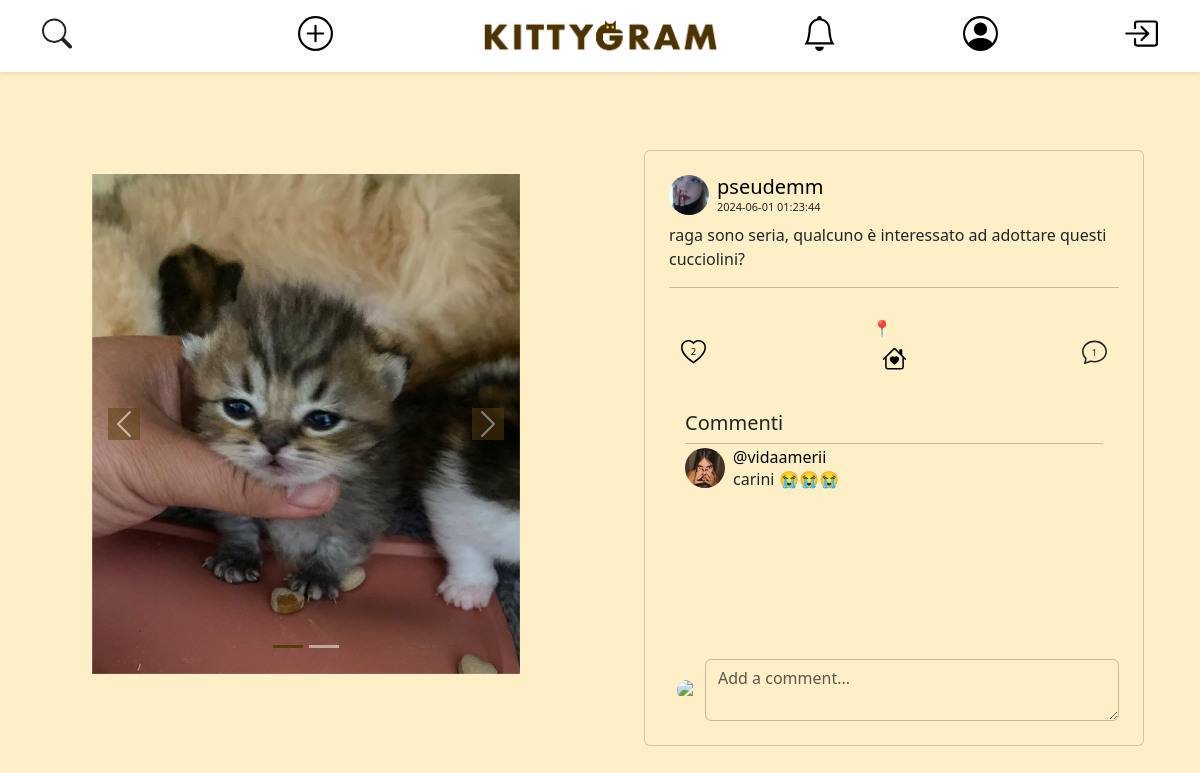
The page /open-post.php?post_id=26 on the database its author committed.
### tables this page shows
CREATE TABLE IF NOT EXISTS ADOPTION (
    post_id INT PRIMARY KEY,
    adopted BOOLEAN NOT NULL DEFAULT 0,
    city_id INT NOT NULL
);

CREATE TABLE IF NOT EXISTS POST (
    post_id INT AUTO_INCREMENT PRIMARY KEY,
    description VARCHAR(100) NOT NULL,
    date DATETIME NOT NULL,
    user_id INT NOT NULL
);

CREATE TABLE IF NOT EXISTS ACCOUNT (
    user_id INT AUTO_INCREMENT PRIMARY KEY,
    username VARCHAR(25) NOT NULL UNIQUE,
    email VARCHAR(319) NOT NULL UNIQUE,
    password VARCHAR(512) NOT NULL,  
    salt VARCHAR(512) NOT NULL,
    first_name VARCHAR(25) NOT NULL,
    last_name VARCHAR(25) NOT NULL,
    user_bio VARCHAR(255) NOT NULL DEFAULT " ",
    profile_pic_id INT DEFAULT 1,
    city_id INT
);

CREATE TABLE IF NOT EXISTS MEDIA (
    media_id INT AUTO_INCREMENT PRIMARY KEY,
    file_name VARCHAR(255) NOT NULL,
    post_id INT
);

CREATE TABLE IF NOT EXISTS COMMENT (
    comment_id INT AUTO_INCREMENT,
    post_id INT NOT NULL,
    user_id INT NOT NULL,
    message VARCHAR(200) NOT NULL,
    date DATETIME NOT NULL,
    PRIMARY KEY (comment_id, post_id)
);

### db-config.php (called while the page is built, shortened)
<?php
$dbname = "kittygram";
require_once("db/database.php");
$dbh = new DatabaseHelper($dbname);

### db/database.php (called while the page is built, shortened)
<?php
class DatabaseHelper
{
    private $db;
    public function __construct($dbname, $servername = "localhost", $username = "root", $password = "", $port = 3306)
    {
        $this->db = new mysqli($servername, $username, $password, $dbname, $port);
    }
    public function getAccountFromUsername($username)
    {
        $query = "SELECT user_id as id, username, file_name as pic, first_name, last_name, user_bio, email FROM account
                    LEFT JOIN media ON account.profile_pic_id = media.media_id
                    WHERE account.username = ?
                    LIMIT 1;";
        $stmt = $this->db->prepare($query);
        $stmt->bind_param("s", $username);
        $stmt->execute();
        $result = $stmt->get_result();
        return $result->fetch_all(MYSQLI_ASSOC)[0];
    }
    public function getAccountFromId($user_id)
    {
        $query = "SELECT user_id as id, username, file_name as pic, first_name, last_name, user_bio, email FROM account
                    LEFT JOIN media ON account.profile_pic_id = media.media_id
                    WHERE account.user_id = ?
                    LIMIT 1;";
        $stmt = $this->db->prepare($query);
        $stmt->bind_param("i", $user_id);
        $stmt->execute();
        $result = $stmt->get_result();
        return $result->fetch_all(MYSQLI_ASSOC)[0];
    }
    public function getNotificationsById($user_id)
    {
        $query = "
            SELECT notification_id,message,post_id,from_user_id as user_from_id,ur.username as username_from,seen,
            for_user_id as user_for_id,ui.username as username_for
            FROM NOTIFICATION INNER JOIN ACCOUNT ui ON NOTIFICATION.for_user_id = ui.user_id
            INNER JOIN ACCOUNT ur ON NOTIFICATION.from_user_id = ur.user_id
            WHERE NOTIFICATION.for_user_id = ? AND NOTIFICATION.seen = 0
            ORDER BY date DESC, notification_id
        ";
        $stmt = $this->db->prepare($query);
        $stmt->bind_param('i', $user_id);
        $stmt->execute();
        $result = $stmt->get_result();
        return $result->fetch_all(MYSQLI_ASSOC);
    }
    public function getNumLikes($post_id) {
        $query = "SELECT COUNT(*) FROM post_like WHERE post_id = ?";
        $stmt = $this->db->prepare($query);
        $stmt->bind_param("i", $post_id);
        $stmt->execute();
        $stmt->bind_result($num_likes);
        return isset($num_likes) ? $num_likes : 0;
    }
    public function userLikesPost($idPost, $userId)
    {
        $query = "
            SELECT COUNT(*) AS numberLikes
            FROM post_like
            WHERE user_id = ? AND post_id = ?
        ";
        $stmt = $this->db->prepare($query);
        $stmt->bind_param("ii", $userId, $idPost);
        $stmt->execute();
        $result = $stmt->get_result();
        $row = $result->fetch_assoc();
        return $row["numberLikes"];
    }
    function getMediasByPostId($post_id)
    {
        $query = "SELECT file_name FROM MEDIA WHERE post_id = ?";
        $stmt = $this->db->prepare($query);
        $stmt->bind_param("i", $post_id);
        $stmt->execute();
        $result = $stmt->get_result();
        $files = [];
        while ($row = $result->fetch_assoc()) {
            $files[] = $row['file_name'];
        }
        return $files;
    }
    private function getComments($post_id)
    {
        $query = "SELECT `username`, `file_name` as 'profile_pic', `message`, `date` FROM `comment`
                    LEFT JOIN (account LEFT JOIN media on account.profile_pic_id = media.media_id)
                        ON comment.user_id = account.user_id
                    WHERE comment.post_id = ?;";
        $stmt = $this->db->prepare($query);
        $stmt->bind_param("i", $post_id);
        $stmt->execute();
        $result = $stmt->get_result();
        return $result->fetch_all(MYSQLI_ASSOC);
    }
    public function isAdoption($post_id)
    {
        $query = "SELECT COUNT(*) as count
              FROM adoption
              WHERE post_id = ?";
        $stmt = $this->db->prepare($query);
        $stmt->bind_param("i", $post_id);
        $stmt->execute();
        $result = $stmt->get_result()->fetch_assoc();
        return $result['count'] > 0;
    }
    public function getAdoption($post_id)
    {
        $query = "SELECT post.post_id, description, date, user_id, adopted, city_name
                    FROM adoption
                    LEFT JOIN post ON adoption.post_id = post.post_id
                    LEFT JOIN city ON adoption.city_id = city.city_id
                    WHERE adoption.post_id = ?
                    LIMIT 1;";
        $stmt = $this->db->prepare($query);
        $stmt->bind_param("i", $post_id);
        $stmt->execute();
        $result = $stmt->get_result()->fetch_all(MYSQLI_ASSOC)[0];
        if (isset($result['user_id'])) {
            $result['owner'] = $this->getAccountFromId($result['user_id']);
            $result['media'] = $this->getMediasByPostId($post_id);
            $result['comment'] = $this->getComments($post_id);
        }
        return $result;
    }
}

### open-post.php (the view, shortened to what this page needs)
<?php
require_once ("db-config.php");
if (isset($_GET['post_id'])) {
    $post_id = $_GET['post_id'];
    $isAdoption = $dbh->isAdoption($post_id);
    if ($isAdoption) {
        $currentPost = $dbh->getAdoption($post_id);
    } else {
        $currentPost = $dbh->getPost($post_id);
    }
}
if (isset($currentPost)):
    ?>
    <!Doctype html>
    <html lang="en">
    <head>
        <link href="https://cdn.jsdelivr.net/npm/bootstrap@5.3.3/dist/css/bootstrap.min.css" rel="stylesheet"
>
        <link rel="stylesheet" href="css/style.css">
        <?php echo require_once ("./components/navbar.php") ?>
        <?php $viewer = $dbh->getAccountFromUsername($_SESSION['username']); ?>
    </head>
    <body>
        <div class="container-fluid py-4 d-flex justify-content-center align-items-center min-vh-100">
            <div class="row auto-cols w-100">
                <div class="col mt-5 mb-5 py-4 d-flex justify-content-center">
                    <?php
                    $images = $currentPost["media"];
                    if (count($currentPost["media"]) > 1): ?>
                        <div id="carousel-<?php echo $currentPost['post_id']; ?>" class="carousel slide">
                            <div class="carousel-indicators">
                                <?php foreach ($images as $index => $image): ?>
                                    <button type="button" data-bs-target="#carousel-<?php echo $currentPost['post_id']; ?>"
                                        data-bs-slide-to="<?php echo $index; ?>" class="<?php echo $index === 0 ? 'active' : ''; ?>"
                                        aria-current="<?php echo $index === 0 ? 'true' : 'false'; ?>"
                                        aria-label="Slide <?php echo $index + 1; ?>"></button>
                                <?php endforeach; ?>
                            </div>
                            <div class="carousel-inner">
                                <?php foreach ($images as $index => $image): ?>
                                    <div class="carousel-item <?php echo $index === 0 ? 'active' : ''; ?>">
                                        <img src="./img/<?php echo $image; ?>" class="d-block w-100 h-100 post-image"
                                            alt="Post Image">
                                    </div>
                                <?php endforeach; ?>
                            </div>
                            <button class="carousel-control-prev" type="button"
                                data-bs-target="#carousel-<?php echo $currentPost['post_id']; ?>" data-bs-slide="prev">
                                <span class="carousel-control-prev-icon" aria-hidden="true"></span>
                            </button>
                            <button class="carousel-control-next" type="button"
                                data-bs-target="#carousel-<?php echo $currentPost['post_id']; ?>" data-bs-slide="next">
                                <span class="carousel-control-next-icon" aria-hidden="true"></span>
                            </button>
                        </div>
                    <?php else: ?>
                        <img src="./img/<?php echo $images[0]; ?>" alt="Post Image" class="border border-dark post-image">
                    <?php endif; ?>
                </div>
                <div class="col mt-5 d-flex justify-content-center">
                    <div class="card p-4">
                        <div class="mb-1 d-flex align-items-center">
                            <img src="img/<?php echo $currentPost['owner']['pic'] ?>" class="avatar rounded-circle me-2"
                                alt="Avatar utente">
                            <div>
                                <a href="open-profile.php?username=<?php echo $currentPost['owner']['username']; ?>"
                                    class="custom-link">
                                    <h5 class="mb-0"><?php echo $currentPost['owner']['username'] ?></h5>
                                </a>
                                <p class="mb-0 smaller-text"><?php echo $currentPost['date'] ?></p>
                            </div>
                        </div>
                        <p class="mb-0 mt-1 text-start"> <?php echo $currentPost['description'] ?></p>
                        <hr class="my-3 border-dark">
                        <nav class="navbar navbar-expand mt-1">
                            <div class="container-fluid">
                                <?php
                                $liked = $dbh->userLikesPost($currentPost["post_id"], $_SESSION["user_id"]);
                                $likedClass = $liked ? 'liked' : '';
                                ?>
                                <div class="like-icon <?php echo $likedClass ?>"
                                    data-post-id="<?php echo $currentPost["post_id"]; ?>"
                                    data-owner-id="<?php echo $currentPost["user_id"]; ?>">
                                    <svg width="25" height="25" xmlns="http://www.w3.org/2000/svg" viewBox="0 0 16 16">
                                        <path
                                            d="<?php echo $likedClass == 'liked' ? 'M8 1.314C12.438-3.248 23.534 4.735 8 15-7.534 4.736 3.562-3.248 8 1.314' : 'm8 2.748-.717-.737C5.6.281 2.514.878 1.4 3.053c-.523 1.023-.641 2.5.314 4.385.92 1.815 2.834 3.989 6.286 6.357 3.452-2.368 5.365-4.542 6.286-6.357.955-1.886.838-3.362.314-4.385C13.486.878 10.4.28 8.717 2.01zM8 15C-7.333 4.868 3.279-3.04 7.824 1.143q.09.083.176.171a3 3 0 0 1 .176-.17C12.72-3.042 23.333 4.867 8 15'; ?>" />
                                            <text x="8" y="8" fill="black" font-size="6" text-anchor="middle" alignment-baseline="middle"><?php echo $dbh->getNumLikes($post_id) ?></text>
                                    </svg>
                                </div>
                                <?php if ($isAdoption): ?>
                                    <?php if ($_SESSION['user_id'] != $currentPost['user_id']): ?>
                                        <?php if (!$currentPost['adopted']): ?>
                                            <div class="d-flex flex-column align-items-center mb-3">
                                                <span class="mb-1 fw-bold me-4">📍<?php echo $currentPost['city_name'] ?></span>
                                                <div class="adoption-icon" data-bs-toggle="modal" data-bs-target="#adoption-modal"
                                                    data-post-id="<?php echo $currentPost['post_id'] ?>"
                                                    data-owner="<?php echo $currentPost['owner']['username'] ?>">
                                                </div>
                                            </div>
                                        <?php endif; ?>
                                    <?php endif; ?>
                                <?php endif; ?>
                                <svg xmlns="http://www.w3.org/2000/svg" width="25" height="25" fill="currentColor" class="bi bi-chat" viewBox="0 0 16 16" id="commentIcon">
                                    <path
                                        d="M2.678 11.894a1 1 0 0 1 .287.801 11 11 0 0 1-.398 2c1.395-.323 2.247-.697 2.634-.893a1 1 0 0 1 .71-.074A8 8 0 0 0 8 14c3.996 0 7-2.807 7-6s-3.004-6-7-6-7 2.808-7 6c0 1.468.617 2.83 1.678 3.894m-.493 3.905a22 22 0 0 1-.713.129c-.2.032-.352-.176-.273-.362a10 10 0 0 0 .244-.637l.003-.01c.248-.72.45-1.548.524-2.319C.743 11.37 0 9.76 0 8c0-3.866 3.582-7 8-7s8 3.134 8 7-3.582 7-8 7a9 9 0 0 1-2.347-.306c-.52.263-1.639.742-3.468 1.105" />
                                    <text x="8" y="9" font-size="6" text-anchor="middle" alignment-baseline="middle"><?php echo count($currentPost['comment']) ?></text>
                                </svg>
                            </div>
                        </nav>
                        <div class="card-body">
                            <h5 class="card-title text-start">Commenti</h5>
                            <hr class="my-1 border-transparent">
                            <div class="comment-container">
                                <?php foreach ($currentPost['comment'] as $comment): ?>
                                    <div class="d-flex mb-3">
                                        <img src="img/<?php echo $comment['profile_pic'] ?>" class="avatar rounded-circle me-2"
                                            alt="Avatar utente">
                                        <div>
                                            <a href="open-profile.php?username=<?php echo $comment['username']; ?>"
                                                class="custom-link">
                                                <h6 class="mb-0">@<?php echo $comment['username'] ?></h6>
                                            </a>
                                            <p class="mb-0"><?php echo $comment['message'] ?></p>
                                        </div>
                                    </div>
                                <?php endforeach; ?>
                            </div>
                        </div>
                        <form id="commentForm" class="w-100">
                                <div class="d-flex align-items-center justify-content-center">
                                    <img src="img/<?php echo $viewer['pic'] ?>"
                                        class="small-avatar rounded-circle me-2 ms-2" alt="Avatar utente">
                                    <textarea class="form-control transparent-input" placeholder="Add a comment..."
                                        id="commentArea" maxlength=200></textarea>
                                </div>
                        </form>
                    </div>
                </div>
            </div>
        </div>
    </body>
    </html>
    <?php require_once ("./modals/post-settings-modal.php") ?>
<?php else:
    header('Location: ./index.php');
endif;
?>

### rows shown on the page
account: profile_pic.file_name (picture), username "pseudemm"
adoption: post_id.date "2024-06-01 01:23:44", post_id.description "raga sono seria, qualcuno è interessato ad adottare questi cucciolini?"
comment: media.file_name (picture), user.username "vidaamerii", message "carini 😭😭😭"

### other values the page prints
$dbh->getNumLikes($post_id) "2"
count($currentPost['comment']) "1"
